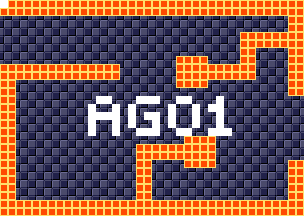

A 2D game scene composited from a Tiled map and its tileset images. What follows is a short description and the map's XML, with each tile layer's data collapsed to a summary:
An orthogonal 38x27 tile map with 8x8 px tiles, 4 tile layers (background, foreground, room numbers, Objects), 15 tilesets.

<map version="1.5" tiledversion="1.7.1" orientation="orthogonal" renderorder="right-down" width="38" height="27" tilewidth="8" tileheight="8" infinite="0" nextlayerid="11" nextobjectid="1">
 <tileset firstgid="1" source="tilesheets/tsKarniMata.tsx" />
 <tileset firstgid="1025" source="tilesheets/tsVoodooWasp.tsx" />
 <tileset firstgid="2049" source="tilesheets/tsBurial.tsx" />
 <tileset firstgid="3073" source="tilesheets/tsBlueTemple.tsx" />
 <tileset firstgid="4097" source="tilesheets/tsGoddess.tsx" />
 <tileset firstgid="5121" source="tilesheets/tsKonark.tsx" />
 <tileset firstgid="6145" name="sEnemies" tilewidth="8" tileheight="8" tilecount="1024" columns="32">
  <image source="../grapx/tilesheets/sObjects.bmp" trans="ff94ff" width="256" height="256" />
 </tileset>
 <tileset firstgid="7169" source="tilesheets/tsIceTemple.tsx" />
 <tileset firstgid="8193" source="tilesheets/tsLavaArea.tsx" />
 <tileset firstgid="9217" source="tilesheets/tsBossArea.tsx" />
 <tileset firstgid="10241" source="tilesheets/tsPegu.tsx" />
 <tileset firstgid="11265" source="tilesheets/sTiwanakuTemple.tsx" />
 <tileset firstgid="12289" source="tilesheets/sIndraTemple.tsx" />
 <tileset firstgid="13313" source="tilesheets/sTeleport.tsx" />
 <tileset firstgid="14337" source="tilesheets/sObjects.tsx" />
 <layer id="2" name="background" width="38" height="27">
  <data>[1026 cells, 1026 non-empty, 2 distinct tile ids]</data>
 </layer>
 <layer id="1" name="foreground" width="38" height="27">
  <data>[1026 cells, 324 non-empty, 1 distinct tile ids]</data>
 </layer>
 <layer id="7" name="room numbers" width="38" height="27">
  <data>[1026 cells, 43 non-empty, 1 distinct tile ids]</data>
 </layer>
 <layer id="10" name="Objects" width="38" height="27">
  <data>[1026 cells, 0 non-empty, 0 distinct tile ids]</data>
 </layer>
</map>
